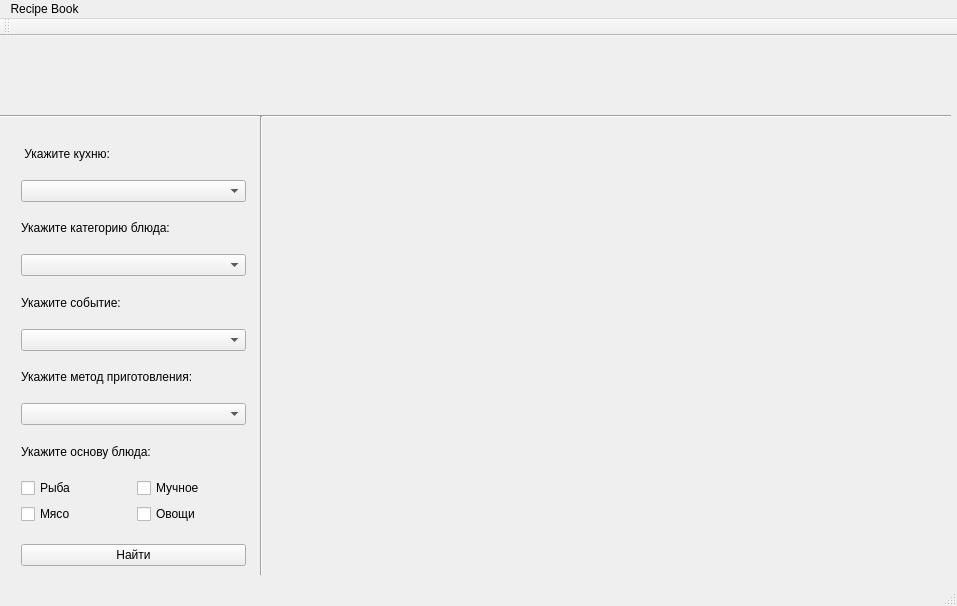
<?xml version="1.0" encoding="UTF-8"?>
<ui version="4.0">
 <class>MainWindow</class>
 <widget class="QMainWindow" name="MainWindow">
  <property name="geometry">
   <rect>
    <x>0</x>
    <y>0</y>
    <width>957</width>
    <height>606</height>
   </rect>
  </property>
  <property name="windowTitle">
   <string>MainWindow</string>
  </property>
  <widget class="QWidget" name="centralWidget">
   <widget class="Line" name="horiz_line">
    <property name="geometry">
     <rect>
      <x>0</x>
      <y>70</y>
      <width>951</width>
      <height>20</height>
     </rect>
    </property>
    <property name="orientation">
     <enum>Qt::Horizontal</enum>
    </property>
   </widget>
   <widget class="QWidget" name="gridLayoutWidget">
    <property name="geometry">
     <rect>
      <x>270</x>
      <y>80</y>
      <width>681</width>
      <height>461</height>
     </rect>
    </property>
    <layout class="QGridLayout" name="recipes">
     <item row="3" column="0">
      <layout class="QGridLayout" name="gridLayout"/>
     </item>
    </layout>
   </widget>
   <widget class="QWidget" name="verticalLayoutWidget">
    <property name="geometry">
     <rect>
      <x>10</x>
      <y>80</y>
      <width>247</width>
      <height>461</height>
     </rect>
    </property>
    <layout class="QVBoxLayout" name="verticalLayout">
     <property name="spacing">
      <number>0</number>
     </property>
     <property name="sizeConstraint">
      <enum>QLayout::SetDefaultConstraint</enum>
     </property>
     <item>
      <widget class="QLabel" name="label">
       <property name="text">
        <string> Укажите кухню:</string>
       </property>
      </widget>
     </item>
     <item>
      <widget class="QComboBox" name="cousine_comboBox"/>
     </item>
     <item>
      <widget class="QLabel" name="label_2">
       <property name="text">
        <string>Укажите категорию блюда:</string>
       </property>
      </widget>
     </item>
     <item>
      <widget class="QComboBox" name="category_comboBox"/>
     </item>
     <item>
      <widget class="QLabel" name="label_3">
       <property name="text">
        <string>Укажите событие:</string>
       </property>
      </widget>
     </item>
     <item>
      <widget class="QComboBox" name="event_comboBox"/>
     </item>
     <item>
      <widget class="QLabel" name="label_4">
       <property name="text">
        <string>Укажите метод приготовления:</string>
       </property>
      </widget>
     </item>
     <item>
      <widget class="QComboBox" name="method_comboBox"/>
     </item>
     <item>
      <widget class="QLabel" name="label_5">
       <property name="text">
        <string>Укажите основу блюда:</string>
       </property>
      </widget>
     </item>
     <item>
      <layout class="QGridLayout" name="gridLayout_2">
       <item row="0" column="1">
        <widget class="QCheckBox" name="flour_checkBx">
         <property name="text">
          <string>Мучное</string>
         </property>
        </widget>
       </item>
       <item row="0" column="0">
        <widget class="QCheckBox" name="fish_checkBx">
         <property name="text">
          <string>Рыба</string>
         </property>
        </widget>
       </item>
       <item row="1" column="0">
        <widget class="QCheckBox" name="meet_checkBx">
         <property name="text">
          <string>Мясо</string>
         </property>
        </widget>
       </item>
       <item row="1" column="1">
        <widget class="QCheckBox" name="veget_checkBx">
         <property name="text">
          <string>Овощи</string>
         </property>
        </widget>
       </item>
      </layout>
     </item>
     <item>
      <spacer name="horizontalSpacer">
       <property name="orientation">
        <enum>Qt::Horizontal</enum>
       </property>
       <property name="sizeHint" stdset="0">
        <size>
         <width>40</width>
         <height>20</height>
        </size>
       </property>
      </spacer>
     </item>
     <item>
      <widget class="QPushButton" name="find_btn">
       <property name="text">
        <string>Найти</string>
       </property>
      </widget>
     </item>
    </layout>
   </widget>
   <widget class="Line" name="vertic_line">
    <property name="geometry">
     <rect>
      <x>260</x>
      <y>80</y>
      <width>3</width>
      <height>459</height>
     </rect>
    </property>
    <property name="orientation">
     <enum>Qt::Vertical</enum>
    </property>
   </widget>
  </widget>
  <widget class="QMenuBar" name="menuBar">
   <property name="geometry">
    <rect>
     <x>0</x>
     <y>0</y>
     <width>957</width>
     <height>22</height>
    </rect>
   </property>
   <widget class="QMenu" name="menuRecipe_Book">
    <property name="title">
     <string>Recipe Book</string>
    </property>
    <addaction name="separator"/>
    <addaction name="separator"/>
   </widget>
   <addaction name="menuRecipe_Book"/>
  </widget>
  <widget class="QToolBar" name="mainToolBar">
   <attribute name="toolBarArea">
    <enum>TopToolBarArea</enum>
   </attribute>
   <attribute name="toolBarBreak">
    <bool>false</bool>
   </attribute>
  </widget>
  <widget class="QStatusBar" name="statusBar"/>
 </widget>
 <layoutdefault spacing="6" margin="11"/>
 <resources/>
 <connections/>
</ui>
